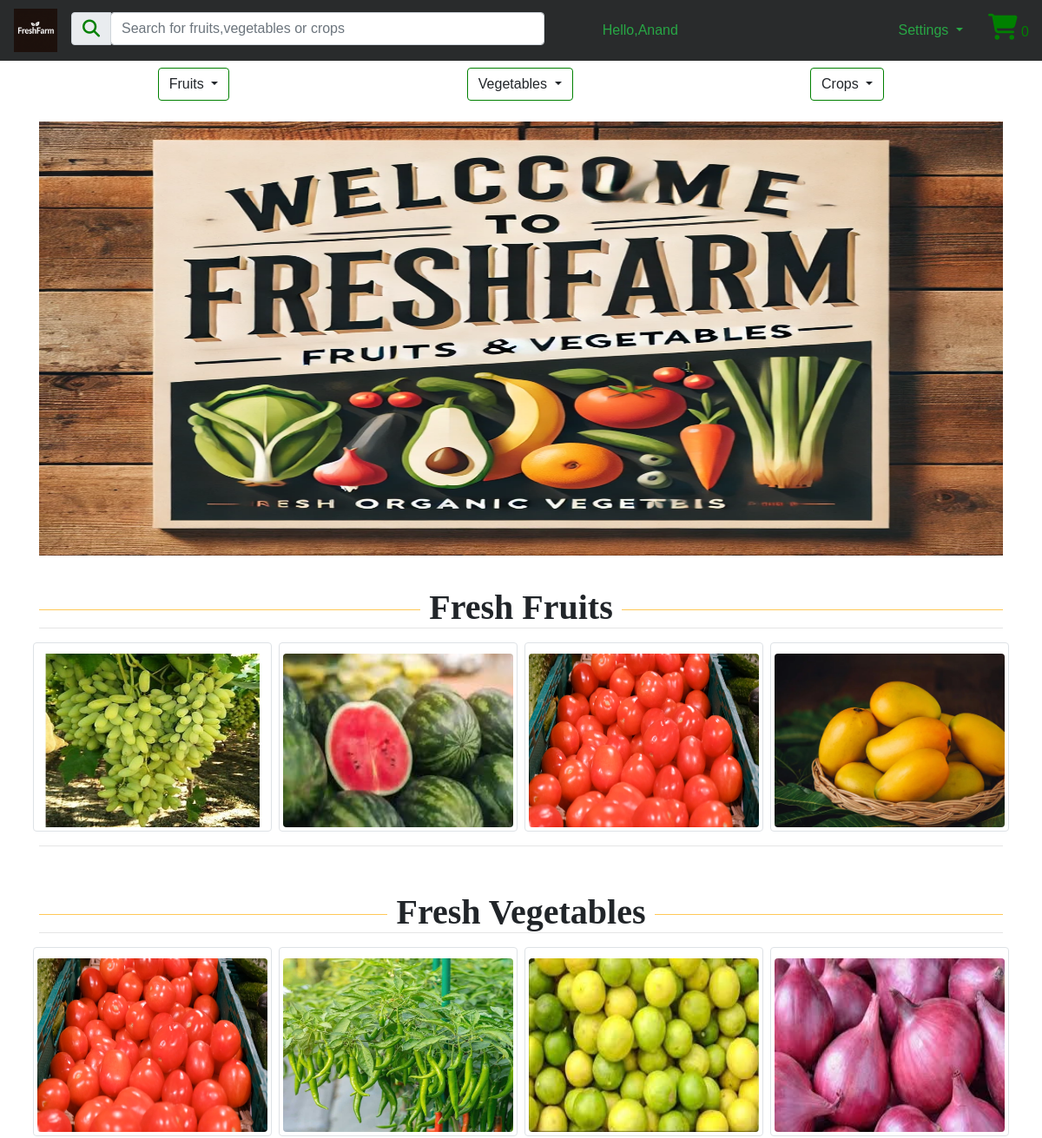
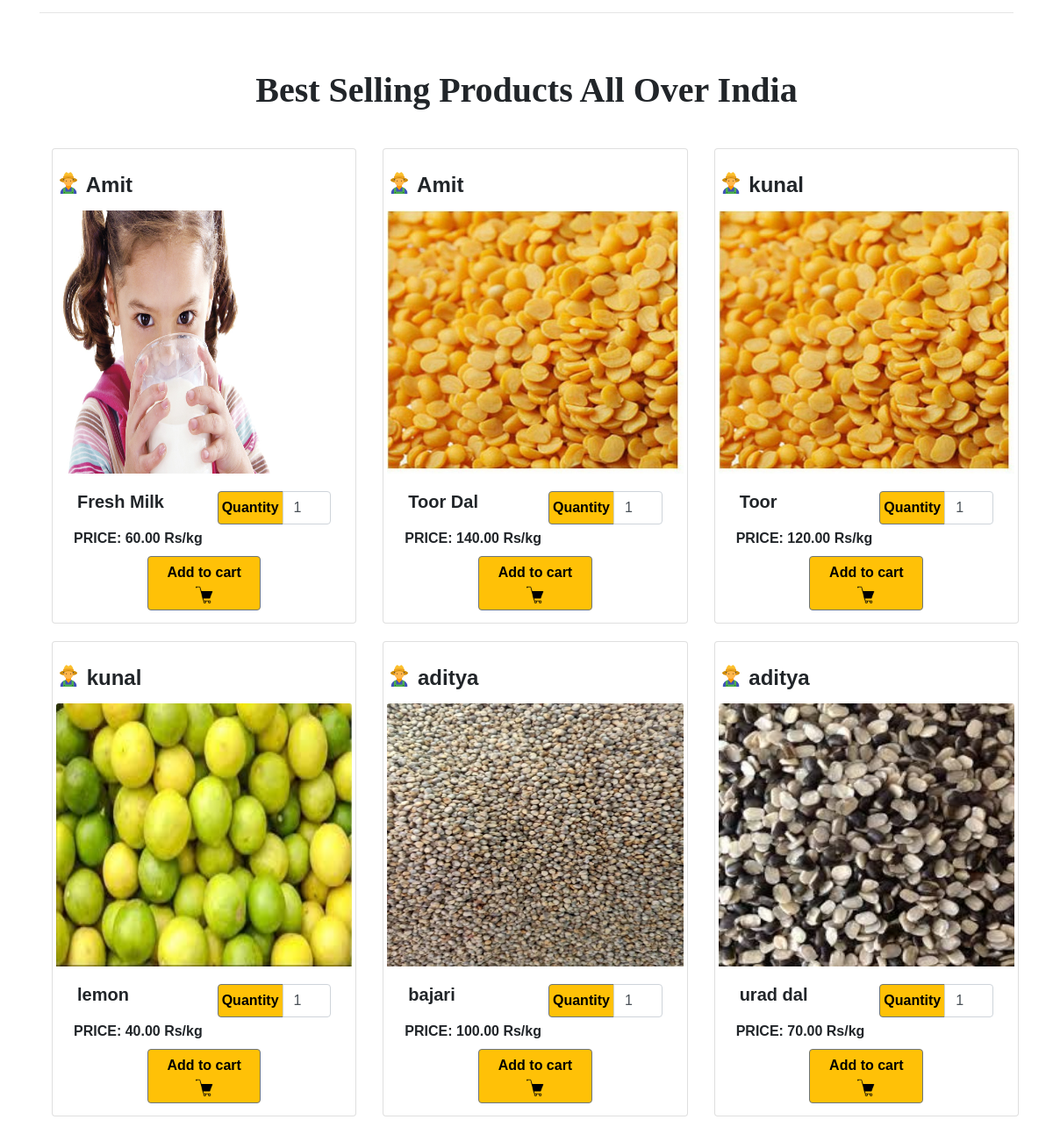
Screenshot of / (signed in) with the database file from the repository (2 pictures, top to bottom).
### tables this page shows
CREATE TABLE `products` (
  `product_id` int(11) NOT NULL,
  `farmer_id` int(11) NOT NULL,
  `category_id` int(11) NOT NULL,
  `name` varchar(100) NOT NULL,
  `description` text DEFAULT NULL,
  `price` decimal(10,2) NOT NULL,
  `quantity` int(11) NOT NULL,
  `photo_url` varchar(255) DEFAULT NULL,
  `product_expiry` date DEFAULT NULL,
  `product_type` varchar(40) NOT NULL
);

CREATE TABLE `users` (
  `user_id` int(11) NOT NULL,
  `first_name` varchar(100) NOT NULL,
  `last_name` varchar(20) NOT NULL,
  `address` text NOT NULL,
  `gender` enum('Male','Female','Other') NOT NULL DEFAULT 'Other',
  `user_type` enum('Farmer','Customer') NOT NULL,
  `phone_number` varchar(15) NOT NULL,
  `email` varchar(100) NOT NULL,
  `username` varchar(20) NOT NULL,
  `password` varchar(255) NOT NULL,
  `created_at` timestamp NOT NULL DEFAULT current_timestamp(),
  `updated_at` timestamp NULL DEFAULT NULL ON UPDATE current_timestamp()
);

### assets/php/functions.php (the view, shortened to what this page needs)
<?php
$db = mysqli_connect(DB_HOST,DB_USER,DB_PASS,DB_NAME) or die("database is not connected");
function showPage($page,$data=""){
include("assets/pages/$page.php");
}
function showPageBuyer($page,$data=""){
    include("assets/pages/Buyer/$page.php");
}
           ?>
           <?php
function checkUserType(){
    global $db;
    $user_id=$_SESSION['userdata']['user_id'];
    $query = "SELECT user_type FROM users WHERE user_id='$user_id'";
    $run = mysqli_query($db, $query);
    $data = mysqli_fetch_assoc($run);
    if($data && $data['user_type'] == 'Farmer'){
        return 1;
    } else {
        return 0;
    }
}
function totalItems(){
    global $db;
    if (isset($_SESSION['userdata']['user_id'])) {
        $customer_id = $_SESSION['userdata']['user_id'];
        $query = "SELECT COUNT(*) AS total_items
                  FROM cart where customer_id = '$customer_id'";
        $run_query = mysqli_query($db, $query);
        $data = mysqli_fetch_assoc($run_query);
        return $data['total_items'];
    } else {
        return 0;
    }
}
function getProducts()
{
    global $db;
    $query = "SELECT p.product_id, p.farmer_id, p.name AS product_name, p.photo_url, p.price, u.first_name AS farmer_name
              FROM products p
              JOIN users u ON p.farmer_id = u.user_id
              ORDER BY RAND()
              LIMIT 6";
    $run_query = mysqli_query($db, $query);
    echo "<br>";
    while ($row = mysqli_fetch_assoc($run_query)) {
        $product_id = $row['product_id'];
        $farmer_name = $row['farmer_name'];
        $product_title = $row['product_name'];
        $product_image = $row['photo_url'];
        $product_price = $row['price'];
        echo "
            <div class='col col-12 col-sm-12 col-md-4 col-xl-4 col-lg-4'>
                <div class='card pb-1 pl-1 pr-1 pt-0' style='height:542px'>
                    <br>
                    <div class='mt-0'><b>
                        <h4><img src='assets/images/iconsmall.png' style='width: 28px; margin-bottom: 10px;'> $farmer_name
                        </b></h4>
                    </div>
                    <img class='card-img-top' src='assets/images/$product_image' alt='Product Image' height='300px'>
                    <div class='card-body pb-0'>
                     <form action='assets/php/actions.php' method='get'>
                        <input type='hidden' name='add_cart' value='$product_id'>
                        <div class='row'>
                            <div class='col-12 col-xl-6 col-lg-6 col-md-6 col-sm-12'>
                                <h5 class='card-title font-weight-bold'>$product_title</h5>
                            </div>
                            <div class='col-12 col-xl-6 col-lg-6 col-md-6 col-sm-12'>
                                <div class='input-group mb-1'>
                                    <div class='input-group-prepend'>
                                        <span class='input-group-text bg-warning border-secondary p-1' style='color:black;'><b>Quantity</b></span>
                                    </div>
                                    <input type='number'  name='quantity' class='form-control' style='width:50px;' aria-describedby='inputGroup-sizing-default' min='1' value='1'>
                                </div>
                            </div>
                        </div>
                        <p class='card-text mb-2 font-weight-bold'>PRICE: $product_price Rs/kg</p>
                        <div class='row'>
                            <div class='col-1 col-xl-3 col-lg-2 col-md-2 col-sm-2'></div>
                            <div class='col-12 col-xl-6 col-lg-6 col-md-6 col-sm-12'>
                               <button type='submit' class='btn btn-warning border-secondary' style='color:black; font-weight:bold;'>
                                    Add to cart <img src='assets/images/carticons.png' height='20px'>
                                </button>
                            </div>
                        </div>
                    </form>
                    </div>
                </div>
            </div>
        ";
    }
}
function getVegetablesHomepage()
{
    global $db;
    $query = "select * from products where category_id = 1 and not (photo_url = '') order by RAND() LIMIT 0,4";
    $run_query = mysqli_query($db, $query);
    while ($rows = mysqli_fetch_array($run_query)) {
        $product_title = $rows['name'];
        $product_image = $rows['photo_url'];
        echo "<div class='column kolum'>
            <div class='img-thumbnail ''>
                 <a href='?SearchResult=$product_title'>
                    <img class='rounded mx-auto d-block images' src='assets/images/$product_image' width='350px' height='200px' alt='image'>
                 </a>
            </div>
        </div>";
    }
}
function getFruitsHomepage()
{
    global $db;
    $query = "select * from products where category_id = 2 and not (photo_url = '') order by RAND() LIMIT 0,4";
    $run_query = mysqli_query($db, $query);
    while ($rows = mysqli_fetch_array($run_query)) {
        $product_title = $rows['name'];
        $product_image = $rows['photo_url'];
        echo "<div class='column kolum'>
            <div class='img-thumbnail ''>
                 <a href='?SearchResult=$product_title'>
                    <img class='rounded mx-auto d-block images' src='assets/images/$product_image' width='350px' height='200px' alt='image'>
                 </a>
            </div>
        </div>";
    }
}

### index.php (shortened to what this page needs)
<?php
require_once 'assets/php/functions.php';
$pagecount = count($_GET);
if(isset($_SESSION['Auth']) && !$pagecount){
    if(checkUserType()){
        showPage('header', ['page_title' => 'Home']);
        showPageFarmer('farmer_nav');
        showPageFarmer('farmerHomePage');
    }else{
        showPageBuyer('bhome');
    }
}elseif(isset($_SESSION['Auth']) && isset($_GET['MyProducts'])){
    showPageFarmer('header', ['page_title' => 'MyProducts']);
    showPageFarmer('farmer_nav');
    showPageFarmer('MyProducts');
}elseif(isset($_SESSION['Auth']) && isset($_GET['transactions'])){
    showPageFarmer('header', ['page_title' => 'Transaction']);
    showPageFarmer('farmer_nav');
    showPageFarmer('Transactions');
}elseif(isset($_SESSION['Auth']) && isset($_GET['aboutus'])){
    showPageFarmer('header', ['page_title' => 'About Us']);
    showPageFarmer('farmer_nav');
    showPageFarmer('aboutUs');
}elseif(isset($_SESSION['Auth']) && isset($_GET['InsertProduct'])){
    showPageFarmer('InsertProduct');
}elseif(isset($_SESSION['Auth']) && isset($_GET['FarmerProductDetails'])){
    showPageFarmer('FarmerProductDetails');
}
elseif(isset($_SESSION['Auth']) && isset($_GET['EditProduct'])){
    showPageFarmer('EditProduct');
}elseif(isset($_SESSION['Auth']) && isset($_GET['FarmerProfile'])){
    showPageFarmer('FarmerProfile');
}elseif(isset($_SESSION['Auth']) && isset($_GET['EditProfile_Farmer'])){
    showPageFarmer('EditProfile');
}elseif(isset($_SESSION['Auth']) && isset($_GET['reports'])){
    showPageFarmer('Reports');
}
elseif(isset($_SESSION['Auth']) && isset($_GET['bhome'])){
    showPageBuyer('bhome');
}elseif(isset($_SESSION['Auth']) && isset($_GET['SearchResult'])){
    showPageBuyer('SearchResult');
}elseif(isset($_SESSION['Auth']) && isset($_GET['Buyer_Transaction'])){
    showPageBuyer('Transaction');
}elseif(isset($_SESSION['Auth']) && isset($_GET['buyerprofile'])){
    showPageBuyer('buyerprofile');
}elseif(isset($_SESSION['Auth']) && isset($_GET['cartpage'])){
    showPageBuyer('cartpage');
}elseif(isset($_SESSION['Auth']) && isset($_GET['farmers'])){
    showPageBuyer('farmers');
}elseif(isset($_SESSION['Auth']) && isset($_GET['Checkout'])){
    showPageBuyer('Checkout');
}
elseif(isset($_GET['signup'])) {
    showPage('header', ['page_title' => 'FreshFarm - SignUp']);
    showPage('signup');
} elseif (isset($_GET['login'])) {
    showPage('header', ['page_title' => 'FreshFarm - Login']);
    showPage('login');
} elseif (isset($_GET['forgotpassword'])) {
    showPage('header', ['page_title' => 'FreshFarm - Forgot Password']);
    showPage('forgot_password');
}
showPage('footer');
?>

### assets/pages/Buyer/bhome.php (shortened to what this page needs)
<!DOCTYPE html>
<html>
<head>
    <link rel="stylesheet" href="https://cdn.jsdelivr.net/npm/bootstrap@4.4.1/dist/css/bootstrap.min.css">
    <link rel="stylesheet" href="https://cdnjs.cloudflare.com/ajax/libs/font-awesome/6.0.0-beta3/css/all.min.css">
</head>
<body>
    <nav class="navbar navbar-expand-xl ">
            <a class="float-left" href="?bhome">
                <img src="assets/images/logo.jpg" class="float-left mr-2 moblogo" alt="Logo" style="height:50px;">
            </a>
            <div class="collapse navbar-collapse" id="navbarSupportedContent">
                <div class="input-group mb-1 ml-2 searchbox">
                    <div class="input-group-prepend">
                        <div class="input-group-text"><i class="fas fa-search" style="font-size:20px;color:green; "></i></div>
                    </div>
                    <form action="?SearchResult" method="get" enctype="multipart/form-data">
                        <input type="text" class="form-control " id="inlineFormInputGroup" name="SearchResult" placeholder="Search for fruits,vegetables or crops " style="width:500px;">
                    </form>
                </div>
                <?php
                    $buyer_name=$_SESSION['userdata']['first_name'];
                    echo @"<div class='text-success  logins mx-1 ml-5  '>Hello,$buyer_name</div>";
                    ?>
            </div>
            <div class=" flex-row-reverse right ">
                <div class="p-2 cart">
                    <div class="icon2">
                        <a href="?cartpage"> <i class="fa" style="font-size:30px; color:green">&#61562;</i></a>
                        <span id="icon" style="color:green"> <?php echo totalItems(); ?> </span>
                    </div>
                </div>
                <div class="dropdown p-2 settings ">
                    <button class="btn  dropdown-toggle text-success" type="button" id="dropdownMenuButton" data-toggle="dropdown" aria-haspopup="true" aria-expanded="false">
                        Settings
                    </button>
                </div>
            </div>
    </nav>
    <div class="container">
        <div class="d-flex justify-content-around bg-white mb-3">
            <div class="p-2 ">
                <div class="dropdown">
                    <button class="btn btn-green mybtn dropdown-toggle" type="button" id="dropdownMenuButton" data-toggle="dropdown" aria-haspopup="true" aria-expanded="false">
                        Fruits
                    </button>
                </div>
            </div>
            <div class="p-2">
                <div class="dropdown">
                    <button class="btn btn-green mybtn dropdown-toggle" type="button" id="dropdownMenuButton" data-toggle="dropdown" aria-haspopup="true" aria-expanded="false">
                        Vegetables
                    </button>
                </div>
            </div>
            <div class="p-2 ">
                <div class="dropdown">
                    <button class="btn btn-green mybtn dropdown-toggle" type="button" id="dropdownMenuButton" data-toggle="dropdown" aria-haspopup="true" aria-expanded="false">
                        Crops
                    </button>
                </div>
            </div>
        </div>
    </div>
    <div class="container"> <img src="assets/images/Buyer_Home.webp" class="img-fluid firstimage d-block mx-auto" alt="Responsive image">
    </div>
    <br>
    <br>
    <div class="container">
        <div class="text-center">
            <h1 id="headings" class="guard"><span><b>Fresh Fruits </b></span>
            </h1>
        </div>
        <hr>
        <div class="row BigBox">
            <?php
            getFruitsHomepage();
            ?>
        </div>
        <hr>
    </div>
    <br><br>
    <div class="container">
        <div class="text-center">
            <h1 id="headings" class="guard"><span><b>Fresh Vegetables </b></span>
            </h1>
        </div>
        <hr>
        <div class="row BigBox">
            <?php
            getVegetablesHomepage();
            ?>
        </div>
        <hr>
    </div>
    <br><br>
    <div class="container">
        <div class="text-center">
            <h1 id="headings" class="longguard"><span><b>Best Selling Products All Over India </b></span>
            </h1>
        </div>
        <br>
        <div class="row">
            <?php
            getProducts();
            ?>
        </div>
        <br><br>
    </div>
</body>
</html>

### assets/pages/footer.php (shortened to what this page needs)
</body>
</html>

### assets/pages/Buyer/bhome.php (style rules this page uses)
a { color: goldenrod; }
* { margin: 0; padding: 0; box-sizing: border-box; }
nav { background-color: #292b2c; }
.firstimage { height: 500px; width: 100%; }
.mybtn { border-color: green; border-style: solid; }
.card { width: 100%; height: 100%; margin: 10px; }
.right { display: flex; }
.cart { margin-right: -9px; }
.searchbox { width: 60%; }
.logins { text-align: center; margin-right: -30%; margin-left: 35%; }
.guard { width: 100%; text-align: center; border-bottom: 1px solid #ffc857; line-height: 0.1em; margin: 10px 0 20px; }
.guard span { background: white; padding: 0 10px; }
* { box-sizing: border-box; }
body { margin: 0; font-family: Arial; }
.row { display: -ms-flexbox; display: flex; -ms-flex-wrap: wrap; flex-wrap: wrap; padding: 0 4px; }
.column { -ms-flex: 25%; flex: 25%; max-width: 25%; padding: 0 4px; }
.column img { margin-top: 8px; vertical-align: middle; width: 100%; }
#headings { font-family: Cambria, Cochin, Georgia, Times, 'Times New Roman', serif; }

### rows the page displays
products: photo_url (picture)
products: photo_url (picture)
products: photo_url (picture)
products: photo_url (picture)
products: photo_url (picture)
products: photo_url (picture)
products: photo_url (picture), farmer.first_name "kunal", name "lemon", price "40.00"
products: photo_url (picture)
products: farmer.first_name "Amit", photo_url (picture), name "Fresh Milk", price "60.00"
products: farmer.first_name "Amit", photo_url (picture), name "Toor Dal", price "140.00"
products: farmer.first_name "kunal", photo_url (picture), name "Toor", price "120.00"
products: farmer.first_name "aditya", photo_url (picture), name "bajari", price "100.00"
products: farmer.first_name "aditya", photo_url (picture), name "urad dal", price "70.00"

### other values shown
totalItems() "0"
